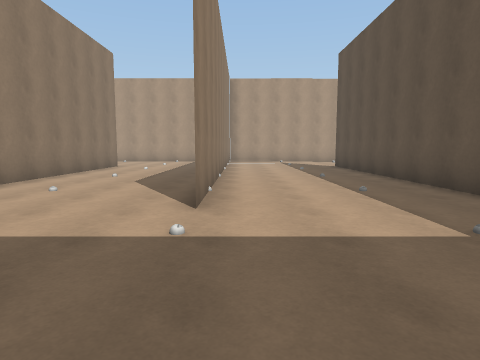
view 1 (above)

23 first-person views from a walk through a 3-D level made in the Unity game engine. The camera is 1.4 m above the floor, tilts 6° down and sees 75° across. The floor is counted in squares, 2 m on a side. Each view is taken from the middle of a square. On the plan, view 1 faces up. The plan holds only what a view shows up to about 10 squares ahead; the rest is blank. The place goes on beyond the plan. The player character is not drawn. Some animated figures are not drawn. Surface patterns are stand-ins for the level's own textures.

view 2
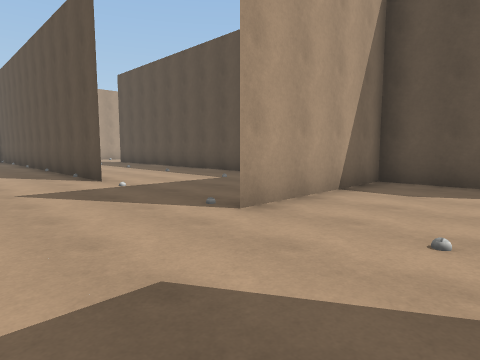

view 3
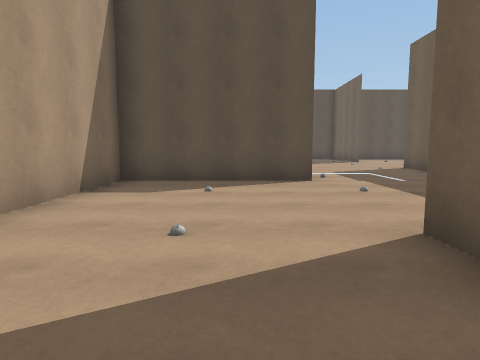

view 4
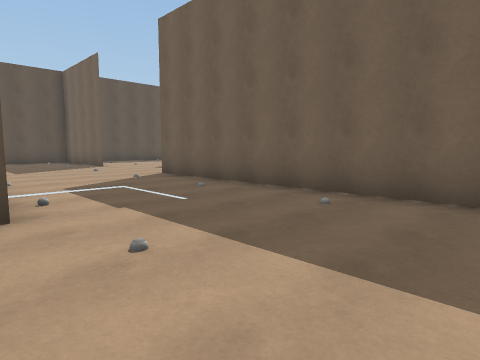

view 5
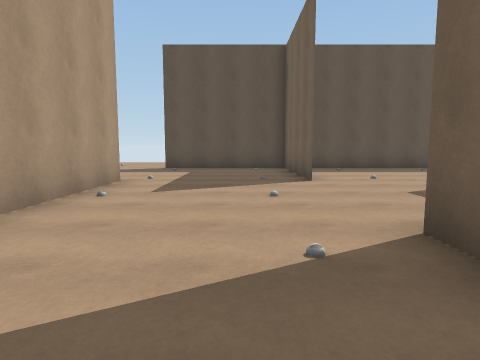

view 6
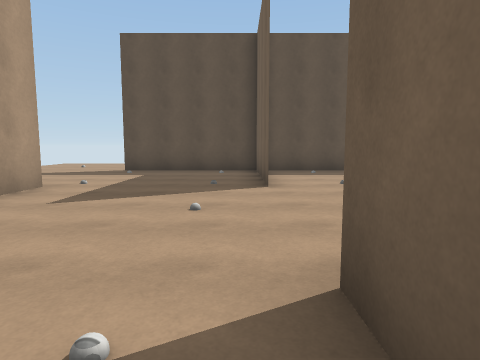

view 7
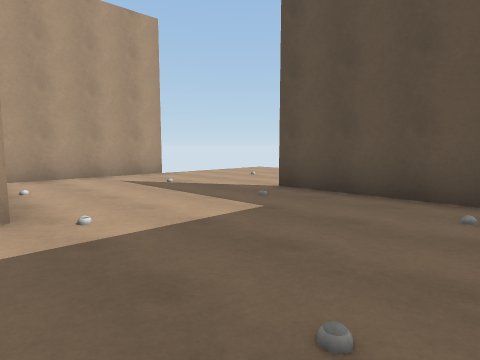

view 8
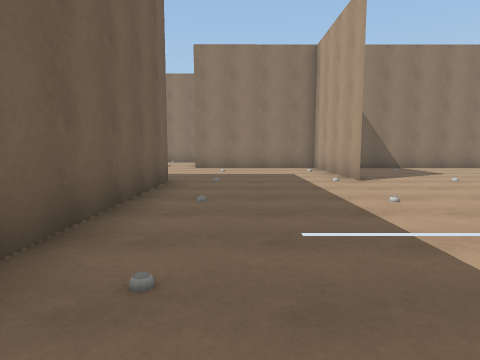

view 9
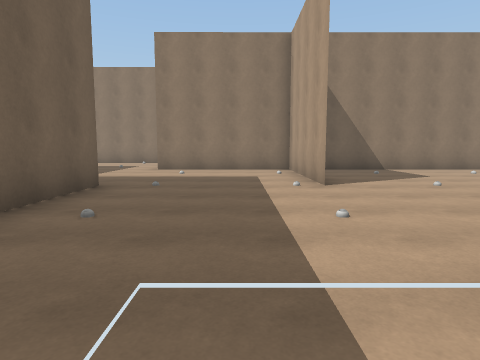

view 10
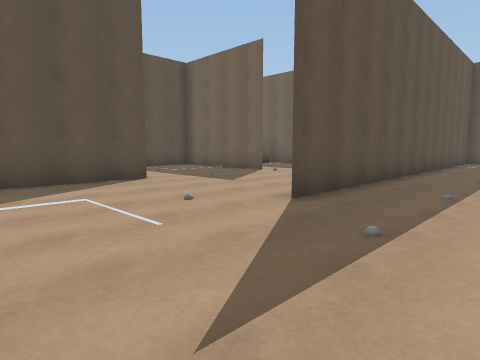

view 11
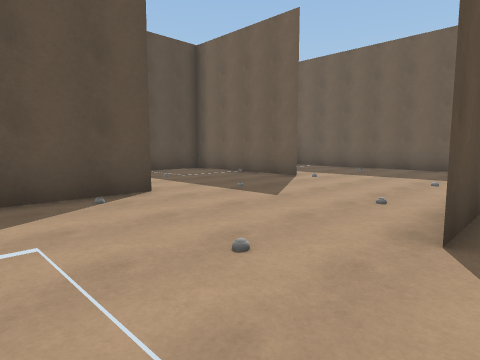

view 12
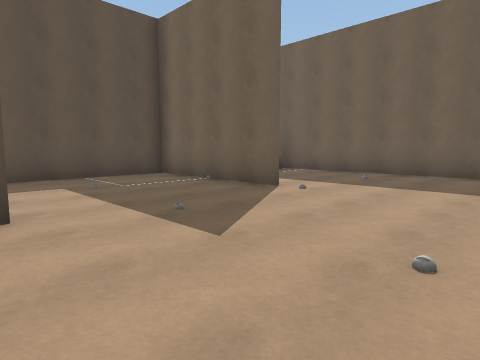

view 13
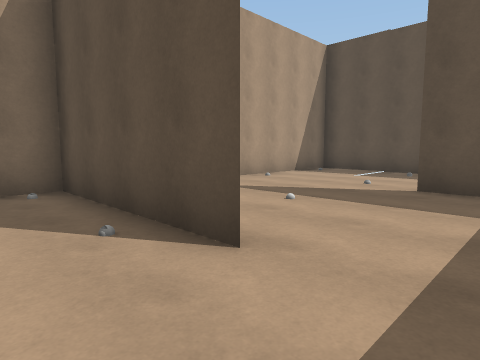

view 14
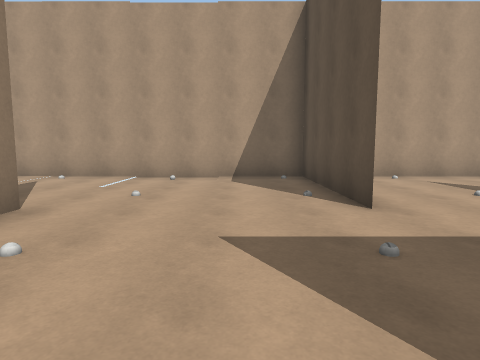

view 15
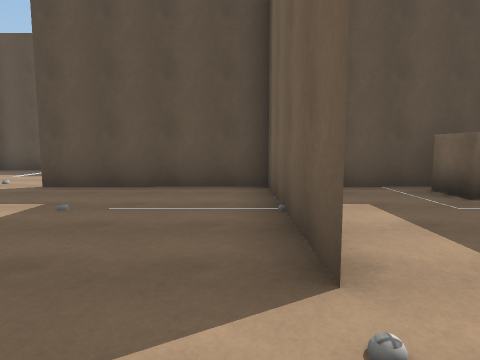

view 16
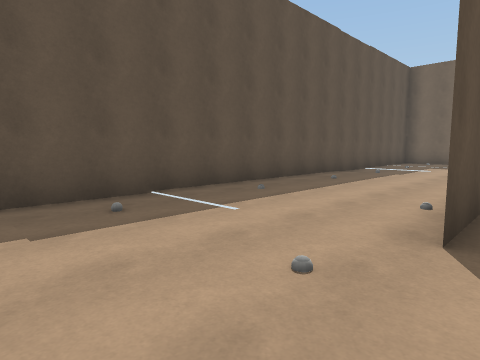

view 17
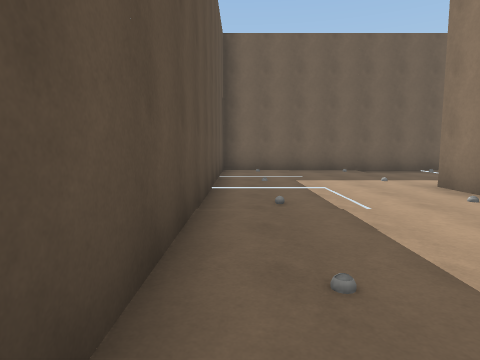

view 18
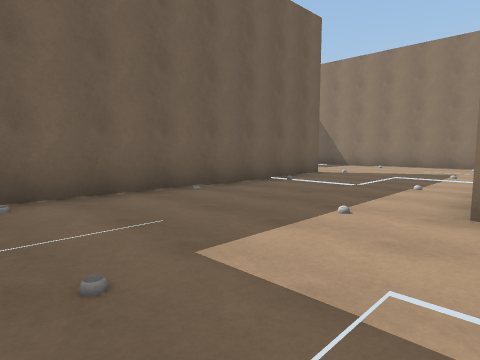

view 19
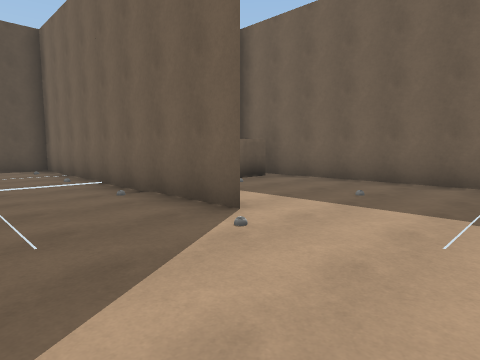

view 20
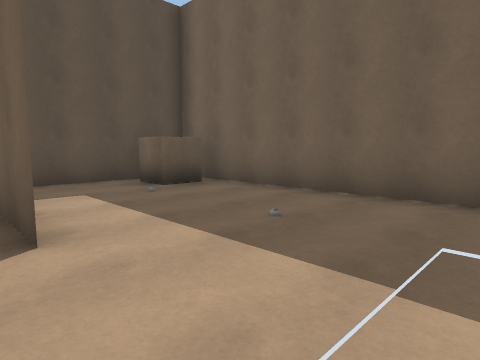

view 21
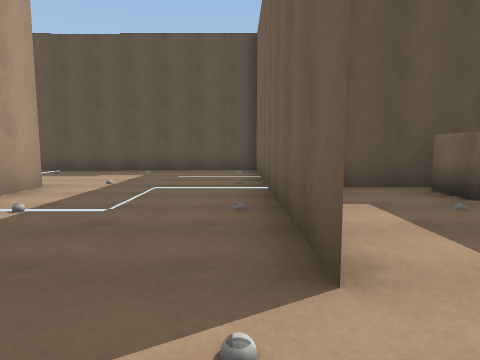

view 22
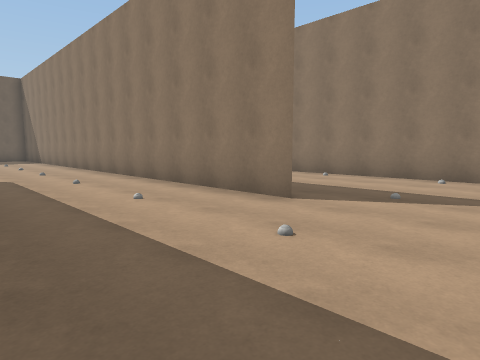

view 23
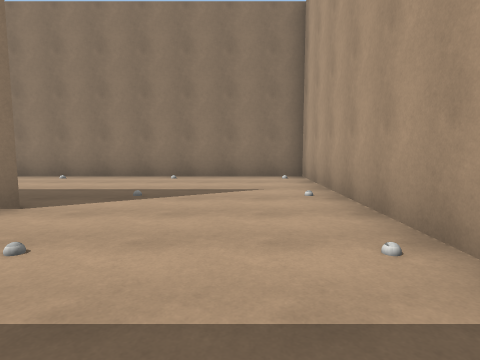

### Floor plan
Points are (right, up) in squares from view 1. A wall is a line through its corners. A room is listed if a view was taken in it or the views show most of it. See-through windows are left out.
Room 1 (views 1, 2, 3, 4, 5, 6, 7, 8, 9, 10, 11, 12, 13, 14, 15, 16, 17, 18, 19, 20, 21, 22, 23)
walls: (5, 3.5) (9.8, 3.5); (3.5, 3.2) (3.5, 11.5); (3.5, 2.4) (3.5, 1.3); (7.4, 7.5) (11.5, 7.5); (10, 4) (10, 4.9) (11, 4.9); (7.4, -0.5) (15.5, -0.5) (15.5, 15.4); (11.5, 4.5) (11.5, 3.5) (10.5, 3.5); (11.5, 4.5) (11.5, 11.5); (7.5, 11.4) (7.5, 15.5) (0.6, 15.5); (-0.5, 10) (-0.5, 3.5) (-0.5, 8.8); (5.5, -4.5) (10.7, -4.5); (3.5, -4.6) (3.5, -0.5) (-0.5, -0.5); (10, -4) (10, -3.1) (11, -3.1); (-4.5, 1.4) (-4.5, -8.5); (11.5, -3.5) (11.5, -1.3); (-1.1, -4.5) (-0.5, -4.5) (-4.5, -4.5); (11.6, -4.5) (8.1, -4.5); (15.6, -0.5) (12, -0.5); (-4.5, 11.6) (-4.5, 3.2); (-0.5, -8.5) (7.5, -8.5); (-2.9, 15.5) (-8.5, 15.5) (-8.5, 8.6); (11.5, -8.5) (15.2, -8.5); (14.8, 15.5) (9.1, 15.5); (15.5, -10.5) (15.5, -4.5)
objects: other object (-6, 13); other object (-6, 15); other object (-3, -7); other object (-3, -2); other object (-3, 0); other object (-3, 5); other object (-3, 8); other object (-3, 10); other object (-3, 13); other object (-3, 15); other object (-1, -7); other object (-1, -2); other object (-1, 0); other object (-1, 3); other object (-1, 5); other object (2, -7); other object (2, -5); other object (2, -2); other object (2, 3); other object (2, 5); other object (2, 8); other object (2, 10); other object (2, 13); other object (2, 15); other object (4, -7); other object (4, 13); other object (4, 15); other object (7, -7); other object (7, -2); other object (7, 0); other object (7, 5); other object (7, 8); other object (7, 10); other object (7, 13); other object (7, 15); other object (9, -7); other object (9, -2); other object (9, 0); other object (9, 8); other object (9, 10); other object (9, 13); other object (9, 15); other object (12, -10); other object (12, -7); other object (12, -5); other object (12, 0); other object (12, 3); other object (12, 13); other object (12, 15); other object (14, -7); other object (14, -5); other object (14, -2); other object (14, 0); other object (14, 3); other object (14, 5); other object (14, 8); other object (14, 10); other object (14, 13)

Where each view was taken, in squares from view 1:
view 1: 0 up, 0 right, facing up
view 2: 3 down, 3 left, facing up-right
view 3: 3 down, 3 left, facing right
view 4: 4 down, 0 right, facing down-right
view 5: 7 down, 5 right, facing right
view 6: 8 down, 6 right, facing right
view 7: 8 down, 11 right, facing up-right
view 8: 7 down, 6 right, facing left
view 9: 6 down, 5 right, facing left
view 10: 15 up, 1 right, facing down-right
view 11: 14 up, 3 right, facing down-right
view 12: 12 up, 4 right, facing down-right
view 13: 10 up, 6 right, facing up-right
view 14: 8 up, 6 right, facing up
view 15: 8 up, 6 right, facing right
view 16: 14 up, 11 right, facing down-right
view 17: 9 up, 15 right, facing down
view 18: 4 up, 15 right, facing down-left
view 19: 2 up, 5 right, facing down-right
view 20: 0 up, 5 right, facing down-right
view 21: 0 up, 6 right, facing right
view 22: 14 up, 1 left, facing down-left
view 23: 14 up, 1 left, facing left
